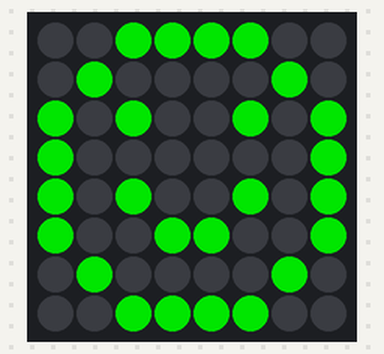
Simulated run of this program. Board: Raspberry Pi (BCM pin numbers) with a Sense HAT. Parts: the Sense HAT's 8×8 RGB LED matrix. Dim RGB values are drawn brighter than linear; the clock reads 2024-03-15 10:24:30 at power-on unless the program sets it; what the program prints to the terminal is not drawn.

Above: at 0.4 s.

The program:

PS4_Monitor.py
```python
import time
from time import gmtime, strftime, localtime
import os
from sense_hat import SenseHat


hostname = "192.168.1.13"


Periode_Scan = 5
Scans = 0
PS4_allumee = 0

sense = SenseHat()
sense.low_light = True

dureelimite = 1800


R = [255, 0, 0]  # Rouge
O = [255, 255, 255]  # Blanc
V = [0, 255, 0]  # Vert
B = [0, 0, 255]  # Bleu
n = [0, 0, 0]  # Noir
J = [255, 191, 76]  # Jaune


eteint = [
n, n, n, n, n, n, n, n,
B, B, B, B, n, n, n, n,
n, n, B, n, n, n, n, n,
n, B, n, n, B, B, B, B,
B, B, B, B, n, n, B, n,
n, n, n, n, n, B, n, n,
n, n, n, n, B, B, B, B,
n, n, n, n, n, n, n, n
]


while True:

    response = os.system("ping -c 3 " + hostname)
    heure = strftime("%a, %d %b %Y %H:%M:%S", localtime())
    print(heure)


    #   and then check the response...
    if response == 0:

          if PS4_allumee == 0:
              print ('PS4 s allume!')
              PS4_allumee = 1


              C = V

              allumeeC = [
              n, n, C, C, C, C, n, n,
              n, C, n, n, n, n, C, n,
              C, n, C, n, n, C, n, C,
              C, n, n, n, n, n, n, C,
              C, n, C, n, n, C, n, C,
              C, n, n, C, C, n, n, C,
              n, C, n, n, n, n, C, n,
              n, n, C, C, C, C, n, n
              ]

              sense.set_pixels(allumeeC)

              heureallumage = strftime("%a, %d %b %Y %H:%M:%S", localtime())
              allumage=time.time()

              print('heure d allumage:',heureallumage)


          else:
              print ('PS4 toujours allumee!')


              print('heure d allumage:',heureallumage)
              heure = strftime("%a, %d %b %Y %H:%M:%S", localtime())
              print('heure actuelle:',heure)
              duree=time.time()-allumage
              print('duree d allumage', duree)

              teinte = int(min(255,255*duree/dureelimite))

              C =  [teinte, 255-teinte, 0]

              if teinte < 255:
                  allumeeC = [
                  n, n, C, C, C, C, n, n,
                  n, C, n, n, n, n, C, n,
                  C, n, C, n, n, C, n, C,
                  C, n, n, n, n, n, n, C,
                  C, n, C, n, n, C, n, C,
                  C, n, n, C, C, n, n, C,
                  n, C, n, n, n, n, C, n,
                  n, n, C, C, C, C, n, n
                  ]
              else:
                 allumeeC = [
                 n, n, C, C, C, C, n, n,
                 n, C, n, n, n, n, C, n,
                 C, n, C, n, n, C, n, C,
                 C, n, n, n, n, n, n, C,
                 C, n, n, n, n, n, n, C,
                 C, n, C, C, C, C, n, C,
                 n, C, n, n, n, n, C, n,
                 n, n, C, C, C, C, n, n
                 ]


              sense.set_pixels(allumeeC)


    else:

        if PS4_allumee == 1:

           print ('extinction PS4')

           PS4_allumee = 0
           sense.set_pixels(eteint)
        else:
          print ('PS4 toujours eteinte')
          sense.set_pixels(eteint)


    time.sleep(Periode_Scan)
```
